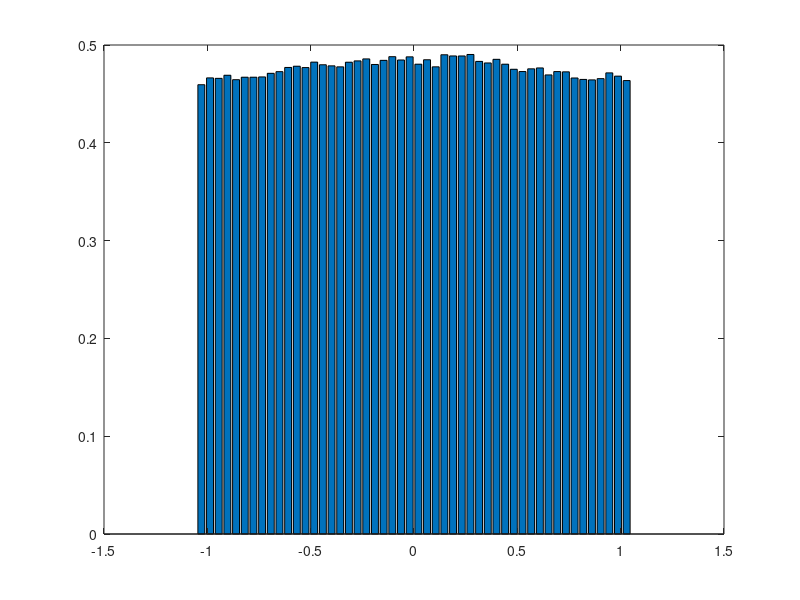
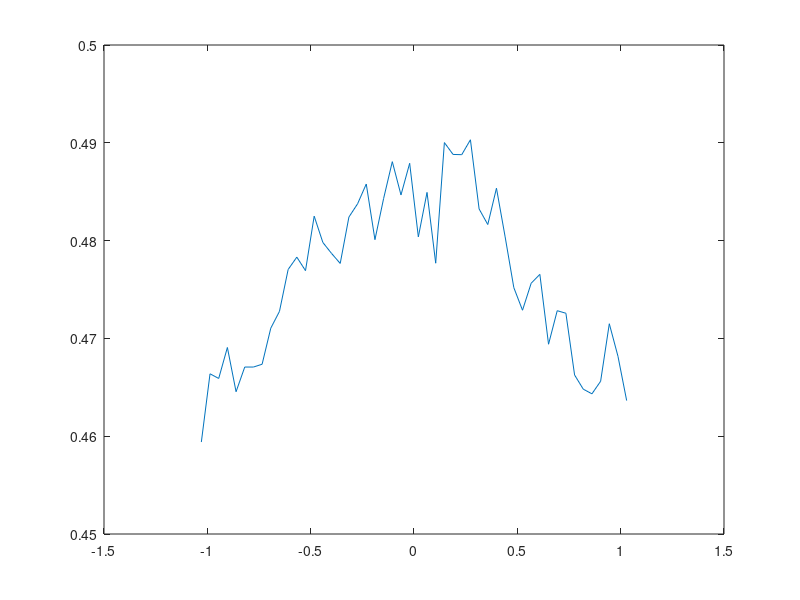

Write MATLAB code to recreate these figures, in order. (Note: this script raises an error after producing the figures.)
%% Quantization of Gaussian
clear, clc, close all

addpath('C:\Users\Joe\Dropbox\research\codes\f')

N = 1e6;
sigma = 1;
delta = 2.1*sigma;
xmax = 20;
thresholds = delta/2:delta:xmax;
thresholds = [-thresholds(end:-1:1) thresholds];

x = sigma*randn(1, N);

[~, xQ] = quantiz(x, thresholds(2:end), thresholds + delta/2);

e = x - xQ;

figure, 
Nbins = 50;
[counts, centers] = hist(e, Nbins);

counts = counts/(delta/Nbins*sum(counts))

bar(centers, counts)

figure, plot(centers, counts)
m = matlab2tikz(gca);
m.write('hist_out.tex')

% axis([-0.5 0.5 0 1.2*N/50])
